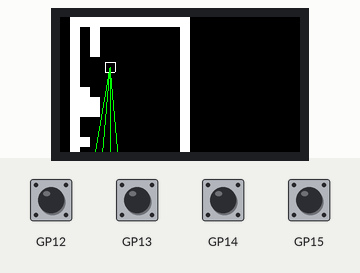
A program run on a simulated Raspberry Pi Pico running MicroPython. Shown: 240×135 colour display. Inputs (shaded band) come from the test bench. The interpreter's speed is modelled, so counts of loop turns are approximate.

Above: at 1.2 s.
1.3 s: button A pressed for 0.75 s
At 4.0 s:
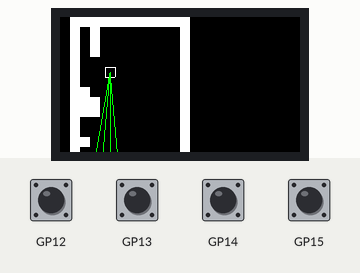
4.4 s: button B pressed for 1 s
At 7.2 s:
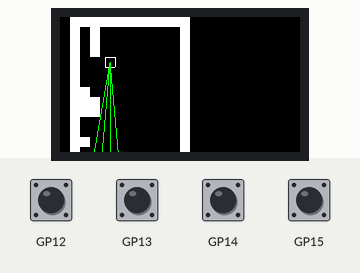
7.4 s: button A pressed for 1 s
At 8.7 s:
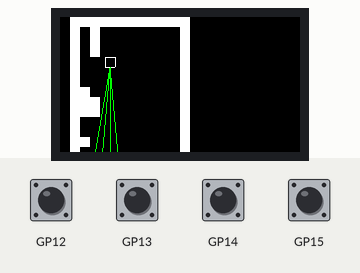
Timing chart, 0 to 10.4 s (numbered marks = the images above; inputs shaded):
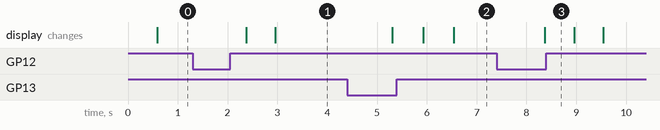

Measured:
- after the input at 1.3 s, the display: first changes after 1.1 s (image 1 shows a later state)
- after the input at 4.4 s, the display: first changes after 0.90 s (image 2 shows a later state)
- after the input at 7.4 s, the display: changes after 0.97 s (image 3)

The program:

RAYCASTER.py
```python
# TODO: work fully in radians
# remove commented out code that is useless
# optimize collisions by only searching close blocks
import time
import math
from picographics import PicoGraphics, DISPLAY_PICO_DISPLAY, PEN_P8
from pimoroni import Button

display = PicoGraphics(display=DISPLAY_PICO_DISPLAY, pen_type=PEN_P8)
display.set_backlight(1.0)

# 240X135
HEIGHT, WIDTH = display.get_bounds() # flipped as we use it horizontally

button_a = Button(12)
button_b = Button(13)
button_x = Button(14)
button_y = Button(15)

BLACK = display.create_pen(0,0,0)
WHITE = display.create_pen(255,255,255)
GREEN = display.create_pen(0,255,0)
RED = display.create_pen(255,0,0)
BLOCK_SIZE = 10
LEVEL = """
########################
#      ###  #     #    #
####    ##    #####    #
#                      #
#                      #
#                      #
#                      #
#                      #
#                      #
#                      #
#                      #
########################"""

clamp = lambda x,min,max: min if x < min else (max if x > max else x)
# this function takes the screen as follows:
# 0,0 ____________________________
#  A |                            | X
#    |                            |
#    |                            |
#    |                            |
#  B |                            | Y
#     ¯¯¯¯¯¯¯¯¯¯¯¯¯¯¯¯¯¯¯¯¯¯¯¯¯¯¯¯240, 135
def draw_vline(x, y1, y2, thickness):
    display.rectangle(y1,x,y2-y1,thickness)

# |x|
def modulus(x):
    if x < 0: return x*-1
    return x
COS_X = {
    0:1.0,5:1.0,10:0.98,15:0.97,20:0.94,25:0.91,30:0.87,35:0.82,40:0.77,45:0.71,50:0.64,55:0.57,60:0.5,65:0.42,70:0.34,75:0.26,80:0.17,85:0.09,90:0.0,95:-0.09,100:-0.17,105:-0.26,110:-0.34,115:-0.42,120:-0.5,125:-0.57,130:-0.64,135:-0.71,140:-0.77,145:-0.82,150:-0.87,155:-0.91,160:-0.94,165:-0.97,170:-0.98,175:-1.0,180:-1.0,185:-1.0,190:-0.98,195:-0.97,200:-0.94,205:-0.91,210:-0.87,215:-0.82,220:-0.77,225:-0.71,230:-0.64,235:-0.57,240:-0.5,245:-0.42,250:-0.34,255:-0.26,260:-0.17,265:-0.09,270:-0.0,275:0.09,280:0.17,285:0.26,290:0.34,295:0.42,300:0.5,305:0.57,310:0.64,315:0.71,320:0.77,325:0.82,330:0.87,335:0.91,340:0.94,345:0.97,350:0.98,355:1.0
}
SIN_X = {
    0:0.0,5:0.09,10:0.17,15:0.26,20:0.34,25:0.42,30:0.5,35:0.57,40:0.64,45:0.71,50:0.77,55:0.82,60:0.87,65:0.91,70:0.94,75:0.97,80:0.98,85:1.0,90:1.0,95:1.0,100:0.98,105:0.97,110:0.94,115:0.91,120:0.87,125:0.82,130:0.77,135:0.71,140:0.64,145:0.57,150:0.5,155:0.42,160:0.34,165:0.26,170:0.17,175:0.09,180:0.0,185:-0.09,190:-0.17,195:-0.26,200:-0.34,205:-0.42,210:-0.5,215:-0.57,220:-0.64,225:-0.71,230:-0.77,235:-0.82,240:-0.87,245:-0.91,250:-0.94,255:-0.97,260:-0.98,265:-1.0,270:-1.0,275:-1.0,280:-0.98,285:-0.97,290:-0.94,295:-0.91,300:-0.87,305:-0.82,310:-0.77,315:-0.71,320:-0.64,325:-0.57,330:-0.5,335:-0.42,340:-0.34,345:-0.26,350:-0.17,355:-0.09
}
def cos(x):
    return COS_X[x]
    # return math.cos(math.radians(x))
def sin(x):
    return SIN_X[x]
    # return math.sin(math.radians(x))
def acos(x):
    return math.degrees(math.acos(x))


# rotate a vertex by an angle upon a point
# as we use the point to find the radius,
# if many vertices use the same radius,
# that can be passed in instead to save computation
def rotate(v,a,p,r=None):
    if r: rad = r
    else: rad = math.sqrt(round( (v[0]-p[0])**2 + (v[1]-p[1])**2 ))
    # using trigonometry to find the new position (SOHCAHTOA)
    inv = clamp((v[0] - p[0])/rad,-1,1)
    current_angle = acos(inv)
    # current_angle = math.degrees(math.acos(inv))
    if v[1] < p[1]:
        current_angle += 90 * ((2 * (inv < 0)) -1) # note if using tables to invert gt/lt
    nang = (a+current_angle) % 360
    nang = nang - (nang%5)
    # print(nang)
    #new_x = rad * COS_X[nang] + p[0]
    #new_y = rad * SIN_X[nang] + p[1]
    new_x = rad * cos(nang) + p[0]
    new_y = rad * sin(nang) + p[1]
    return (new_x,new_y)
# draw a rectangle with left-top corner at x,y with
# width w and height h, rotated by angle a
# note: rotated rects (squares) are not filled
def draw_rect(x,y,w,h,a=0,draw=True):
    overtices = [(x,y),(x+w,y),(x+w,y+h),(x,y+h)]
    center = (x+w/2, y + w/2)
    # MicroPython does not include list comprehension
    # vertices = [rotate(v,a,center) for v in vertices]
    vertices = []
    for v in overtices:
        vertices.append(rotate(v,a,center))
    if not a:
        vertices = overtices
    #c = 48
    #for v in vertices:
     #   display.character(c,int(v[1]),int(v[0]),1)
      #  c+=1
    if not draw:
        return vertices
    for i in range(0,len(vertices)):
        if i: l = i-1
        else: l = len(vertices)-1
        display.line(
            int(vertices[i][1]),
            int(vertices[i][0]),
            int(vertices[l][1]),
            int(vertices[l][0])
        )
    return vertices
def colliding(v,x,y):
    # bounds = [x+BLOCK_SIZE/2,x-BLOCK_SIZE/2,y+BLOCK_SIZE/2,y-BLOCK_SIZE/2]
    bounds = [x,y,x+BLOCK_SIZE,y+BLOCK_SIZE]
    # DEBUG LINES:
    # display.set_pen(GREEN)
    # display.rectangle(y,x,BLOCK_SIZE,BLOCK_SIZE)
    for s in v:
        # display.rectangle(int(s[1]),int(s[0]),1,1)
        # display.set_pen(WHITE)
        if s[0] >= bounds[0] and s[0] <= bounds[2] and s[1] >= bounds[1] and s[1] <= bounds[3]:
            return True
    return False
class Player:
    def __init__(self,x,y,sz):
        self.x = x
        self.y = y
        self.size = sz
        self.a = 0
        self.hsz = round(self.size/2)
        # precomputing radius to not waste power
        # note that, as it is a square with equal side lengths,
        # we can take the original
        # math.sqrt(round( (v[0]-p[0])**2 + (v[1]-p[1])**2 ))
        # and simplify to self.size/2 * math.sqrt(2) = self.size/2 * 1.4142
        # self.r = self.size/2 * 1.4142
        # unused for now
    def move(self,power):
        # farg is arbitrary as it is used as ref point
        nx,ny = rotate((self.x + power,self.y),self.a,(self.x,self.y),power)
        oldx,oldy = self.x,self.y
        self.x = nx
        self.y = ny
        # collision detection, one step forward
        # overtices = [(self.x,self.y),(self.x+self.size,self.y),(self.x+self.size,self.y+self.size),(self.x,self.y+self.size)]
        # vertices = []
        # for v in overtices:
          #  vertices.append(rotate(v,self.a,(self.x+self.hsz,self.y+self.hsz)))
        # if not self.a:
         #   vertices = overtices
        vertices = draw_rect(self.x - self.hsz, self.y - self.hsz,self.size,self.size,self.a,False)
        ok = True
        for i,line in enumerate(LEVEL.split('\n')):
            for j,char in enumerate(line):
                bx,by = j*BLOCK_SIZE,i*BLOCK_SIZE
                if char == "#" and colliding(vertices,bx,by):
                    ok = False
                    break
            if not ok: break
        if not ok:
            print("COLLISION!")
            # mod = (2 * (power < 0)) - 1
            # nx,ny = rotate((self.x + mod*5,self.y),self.a,(self.x,self.y),mod*5)
            self.x = oldx
            self.y = oldy
            return
    def rotate(self,ang):
        self.a += ang
    def draw(self):
        draw_rect(self.x-self.hsz,self.y-self.hsz,self.size,self.size,self.a)
    def get_ray(self,rel_ang):
        ray_dist = BLOCK_SIZE/2
        # calculate curr angle only once as it doesn't change
        v = (self.x + ray_dist,self.y)
        p = (self.x,self.y)
        inv = clamp((v[0] - p[0])/ray_dist,-1,1)
        current_angle = acos(inv)
        if v[1] < p[1]:
            current_angle += 90 * ((2 * (inv < 0)) -1) # note if using tables to invert gt/lt
        nang = (self.a+current_angle+rel_ang) % 360
        nang = nang - (nang%5)
        while True:
            rx = ray_dist * cos(nang) + p[0]
            ry = ray_dist * sin(nang) + p[1]
            ray_dist += BLOCK_SIZE
            for i,line in enumerate(LEVEL.split('\n')):
                for j,char in enumerate(line):
                    bx,by = j*BLOCK_SIZE,i*BLOCK_SIZE
                    if char == "#" and colliding([(rx,ry)],bx,by):
                        return (rx,ry)
    def draw_ray(self):

        # farg is arbitrary as it is used as ref point
        i = -3
        while i < 3:
            lx,ly = self.get_ray(i*3)
            display.line(round(self.y),round(self.x),round(ly),round(lx))
            i += 1
#class Block:
 #   def __init__(self,x,y,sz):
player = Player(50,50,BLOCK_SIZE)
while True:
    display.set_pen(BLACK)
    display.clear()

    display.set_pen(WHITE)
    #draw_vline(0, 0, HEIGHT, 5);
    #draw_vline(50, 15, HEIGHT-15, 5);

    # draw_rect(100,50,5,5)
    # display.character(2+48,60,125,2)
    # display.character(5+48,70,125,2)
    player.draw()
    if button_a.read():
        player.move(5)
    if button_b.read():
        player.move(-5)
    if button_x.read():
        player.rotate(-5)
    if button_y.read():
        player.rotate(5)

    for i,line in enumerate(LEVEL.split('\n')):
        for j,char in enumerate(line):
            if char == "#":
                display.rectangle(i*BLOCK_SIZE ,j*BLOCK_SIZE,BLOCK_SIZE,BLOCK_SIZE)

    display.set_pen(GREEN)
    player.draw_ray()
    display.update()
    time.sleep(0.01)
```
